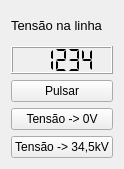
  <widget class="QWidget" name="layoutWidget">
   <property name="geometry">
    <rect>
     <x>1140</x>
     <y>330</y>
     <width>116</width>
     <height>169</height>
    </rect>
   </property>
   <layout class="QVBoxLayout" name="verticalLayout_linha">
    <item>
     <widget class="QLabel" name="label_3">
      <property name="font">
       <font>
        <pointsize>10</pointsize>
       </font>
      </property>
      <property name="text">
       <string>Tensão na linha</string>
      </property>
     </widget>
    </item>
    <item>
     <widget class="QLCDNumber" name="lcdNumber_tensao_linha">
      <property name="font">
       <font>
        <bold>false</bold>
       </font>
      </property>
      <property name="autoFillBackground">
       <bool>true</bool>
      </property>
      <property name="smallDecimalPoint">
       <bool>false</bool>
      </property>
      <property name="digitCount">
       <number>5</number>
      </property>
      <property name="segmentStyle">
       <enum>QLCDNumber::Flat</enum>
      </property>
      <property name="value" stdset="0">
       <double>1234.000000000000000</double>
      </property>
     </widget>
    </item>
    <item>
     <widget class="QPushButton" name="pushButton_pulse_trip_linha">
      <property name="text">
       <string>Pulsar</string>
      </property>
     </widget>
    </item>
    <item>
     <widget class="QPushButton" name="pushButton_set_trip_linha">
      <property name="text">
       <string>Tensão -&gt; 0V</string>
      </property>
     </widget>
    </item>
    <item>
     <widget class="QPushButton" name="pushButton_reset_trip_linha">
      <property name="text">
       <string>Tensão -&gt; 34,5kV</string>
      </property>
     </widget>
    </item>
   </layout>
  </widget>
